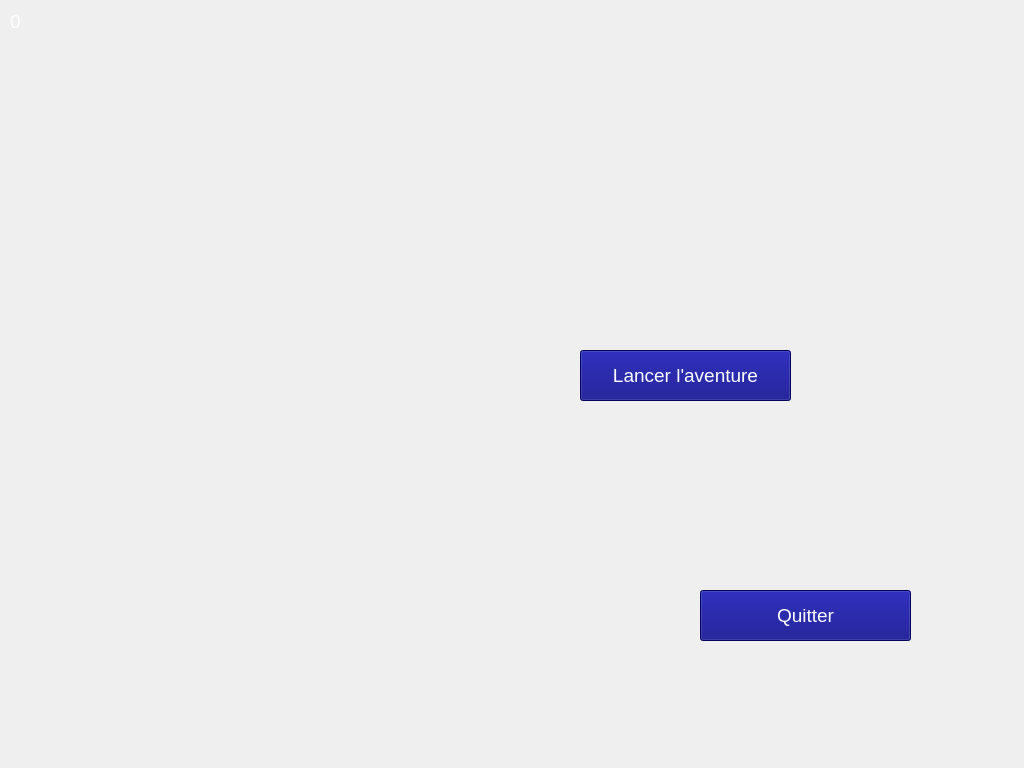
<?xml version="1.0" encoding="UTF-8"?>
<ui version="4.0">
 <class>MainWindow</class>
 <widget class="QMainWindow" name="MainWindow">
  <property name="geometry">
   <rect>
    <x>0</x>
    <y>0</y>
    <width>1024</width>
    <height>768</height>
   </rect>
  </property>
  <property name="minimumSize">
   <size>
    <width>1024</width>
    <height>768</height>
   </size>
  </property>
  <property name="maximumSize">
   <size>
    <width>1024</width>
    <height>768</height>
   </size>
  </property>
  <property name="windowTitle">
   <string>MainWindow</string>
  </property>
  <widget class="QWidget" name="centralWidget">
   <widget class="QLabel" name="label">
    <property name="geometry">
     <rect>
      <x>0</x>
      <y>0</y>
      <width>1024</width>
      <height>768</height>
     </rect>
    </property>
    <property name="text">
     <string/>
    </property>
    <property name="pixmap">
     <pixmap resource="images.qrc">:/case3.png</pixmap>
    </property>
   </widget>
   <widget class="QLabel" name="bonhomme">
    <property name="geometry">
     <rect>
      <x>800</x>
      <y>570</y>
      <width>65</width>
      <height>100</height>
     </rect>
    </property>
    <property name="autoFillBackground">
     <bool>false</bool>
    </property>
    <property name="text">
     <string/>
    </property>
    <property name="pixmap">
     <pixmap resource="images.qrc">:/bonhomme.png</pixmap>
    </property>
    <property name="scaledContents">
     <bool>true</bool>
    </property>
   </widget>
   <widget class="QLabel" name="textePage">
    <property name="geometry">
     <rect>
      <x>10</x>
      <y>10</y>
      <width>671</width>
      <height>461</height>
     </rect>
    </property>
    <property name="palette">
     <palette>
      <active>
       <colorrole role="WindowText">
        <brush brushstyle="SolidPattern">
         <color alpha="255">
          <red>255</red>
          <green>255</green>
          <blue>255</blue>
         </color>
        </brush>
       </colorrole>
      </active>
      <inactive>
       <colorrole role="WindowText">
        <brush brushstyle="SolidPattern">
         <color alpha="255">
          <red>255</red>
          <green>255</green>
          <blue>255</blue>
         </color>
        </brush>
       </colorrole>
      </inactive>
      <disabled>
       <colorrole role="WindowText">
        <brush brushstyle="SolidPattern">
         <color alpha="255">
          <red>120</red>
          <green>120</green>
          <blue>120</blue>
         </color>
        </brush>
       </colorrole>
      </disabled>
     </palette>
    </property>
    <property name="font">
     <font>
      <pointsize>14</pointsize>
     </font>
    </property>
    <property name="text">
     <string>0</string>
    </property>
    <property name="textFormat">
     <enum>Qt::AutoText</enum>
    </property>
    <property name="alignment">
     <set>Qt::AlignLeading|Qt::AlignLeft|Qt::AlignTop</set>
    </property>
   </widget>
   <widget class="QPushButton" name="button">
    <property name="geometry">
     <rect>
      <x>580</x>
      <y>350</y>
      <width>211</width>
      <height>51</height>
     </rect>
    </property>
    <property name="palette">
     <palette>
      <active>
       <colorrole role="WindowText">
        <brush brushstyle="SolidPattern">
         <color alpha="255">
          <red>255</red>
          <green>255</green>
          <blue>255</blue>
         </color>
        </brush>
       </colorrole>
       <colorrole role="Button">
        <brush brushstyle="SolidPattern">
         <color alpha="255">
          <red>0</red>
          <green>0</green>
          <blue>127</blue>
         </color>
        </brush>
       </colorrole>
       <colorrole role="Light">
        <brush brushstyle="SolidPattern">
         <color alpha="255">
          <red>0</red>
          <green>0</green>
          <blue>127</blue>
         </color>
        </brush>
       </colorrole>
       <colorrole role="Midlight">
        <brush brushstyle="SolidPattern">
         <color alpha="255">
          <red>0</red>
          <green>0</green>
          <blue>127</blue>
         </color>
        </brush>
       </colorrole>
       <colorrole role="Dark">
        <brush brushstyle="SolidPattern">
         <color alpha="255">
          <red>0</red>
          <green>0</green>
          <blue>0</blue>
         </color>
        </brush>
       </colorrole>
       <colorrole role="Mid">
        <brush brushstyle="SolidPattern">
         <color alpha="255">
          <red>0</red>
          <green>0</green>
          <blue>0</blue>
         </color>
        </brush>
       </colorrole>
       <colorrole role="Text">
        <brush brushstyle="SolidPattern">
         <color alpha="255">
          <red>255</red>
          <green>255</green>
          <blue>255</blue>
         </color>
        </brush>
       </colorrole>
       <colorrole role="ButtonText">
        <brush brushstyle="SolidPattern">
         <color alpha="255">
          <red>255</red>
          <green>255</green>
          <blue>255</blue>
         </color>
        </brush>
       </colorrole>
       <colorrole role="Base">
        <brush brushstyle="SolidPattern">
         <color alpha="255">
          <red>0</red>
          <green>0</green>
          <blue>127</blue>
         </color>
        </brush>
       </colorrole>
       <colorrole role="Window">
        <brush brushstyle="SolidPattern">
         <color alpha="255">
          <red>0</red>
          <green>0</green>
          <blue>127</blue>
         </color>
        </brush>
       </colorrole>
      </active>
      <inactive>
       <colorrole role="WindowText">
        <brush brushstyle="SolidPattern">
         <color alpha="255">
          <red>255</red>
          <green>255</green>
          <blue>255</blue>
         </color>
        </brush>
       </colorrole>
       <colorrole role="Button">
        <brush brushstyle="SolidPattern">
         <color alpha="255">
          <red>0</red>
          <green>0</green>
          <blue>127</blue>
         </color>
        </brush>
       </colorrole>
       <colorrole role="Light">
        <brush brushstyle="SolidPattern">
         <color alpha="255">
          <red>0</red>
          <green>0</green>
          <blue>127</blue>
         </color>
        </brush>
       </colorrole>
       <colorrole role="Midlight">
        <brush brushstyle="SolidPattern">
         <color alpha="255">
          <red>0</red>
          <green>0</green>
          <blue>127</blue>
         </color>
        </brush>
       </colorrole>
       <colorrole role="Dark">
        <brush brushstyle="SolidPattern">
         <color alpha="255">
          <red>0</red>
          <green>0</green>
          <blue>0</blue>
         </color>
        </brush>
       </colorrole>
       <colorrole role="Mid">
        <brush brushstyle="SolidPattern">
         <color alpha="255">
          <red>0</red>
          <green>0</green>
          <blue>0</blue>
         </color>
        </brush>
       </colorrole>
       <colorrole role="Text">
        <brush brushstyle="SolidPattern">
         <color alpha="255">
          <red>255</red>
          <green>255</green>
          <blue>255</blue>
         </color>
        </brush>
       </colorrole>
       <colorrole role="ButtonText">
        <brush brushstyle="SolidPattern">
         <color alpha="255">
          <red>255</red>
          <green>255</green>
          <blue>255</blue>
         </color>
        </brush>
       </colorrole>
       <colorrole role="Base">
        <brush brushstyle="SolidPattern">
         <color alpha="255">
          <red>0</red>
          <green>0</green>
          <blue>127</blue>
         </color>
        </brush>
       </colorrole>
       <colorrole role="Window">
        <brush brushstyle="SolidPattern">
         <color alpha="255">
          <red>0</red>
          <green>0</green>
          <blue>127</blue>
         </color>
        </brush>
       </colorrole>
      </inactive>
      <disabled>
       <colorrole role="WindowText">
        <brush brushstyle="SolidPattern">
         <color alpha="255">
          <red>255</red>
          <green>255</green>
          <blue>255</blue>
         </color>
        </brush>
       </colorrole>
       <colorrole role="Button">
        <brush brushstyle="SolidPattern">
         <color alpha="255">
          <red>0</red>
          <green>0</green>
          <blue>127</blue>
         </color>
        </brush>
       </colorrole>
       <colorrole role="Light">
        <brush brushstyle="SolidPattern">
         <color alpha="255">
          <red>0</red>
          <green>0</green>
          <blue>127</blue>
         </color>
        </brush>
       </colorrole>
       <colorrole role="Midlight">
        <brush brushstyle="SolidPattern">
         <color alpha="255">
          <red>0</red>
          <green>0</green>
          <blue>127</blue>
         </color>
        </brush>
       </colorrole>
       <colorrole role="Dark">
        <brush brushstyle="SolidPattern">
         <color alpha="255">
          <red>0</red>
          <green>0</green>
          <blue>0</blue>
         </color>
        </brush>
       </colorrole>
       <colorrole role="Mid">
        <brush brushstyle="SolidPattern">
         <color alpha="255">
          <red>0</red>
          <green>0</green>
          <blue>0</blue>
         </color>
        </brush>
       </colorrole>
       <colorrole role="Text">
        <brush brushstyle="SolidPattern">
         <color alpha="255">
          <red>255</red>
          <green>255</green>
          <blue>255</blue>
         </color>
        </brush>
       </colorrole>
       <colorrole role="ButtonText">
        <brush brushstyle="SolidPattern">
         <color alpha="255">
          <red>255</red>
          <green>255</green>
          <blue>255</blue>
         </color>
        </brush>
       </colorrole>
       <colorrole role="Base">
        <brush brushstyle="SolidPattern">
         <color alpha="255">
          <red>0</red>
          <green>0</green>
          <blue>127</blue>
         </color>
        </brush>
       </colorrole>
       <colorrole role="Window">
        <brush brushstyle="SolidPattern">
         <color alpha="255">
          <red>0</red>
          <green>0</green>
          <blue>127</blue>
         </color>
        </brush>
       </colorrole>
      </disabled>
     </palette>
    </property>
    <property name="font">
     <font>
      <pointsize>14</pointsize>
     </font>
    </property>
    <property name="autoFillBackground">
     <bool>false</bool>
    </property>
    <property name="styleSheet">
     <string notr="true">background-color: rgb(0, 0, 127);
color: rgb(255, 255, 255);</string>
    </property>
    <property name="text">
     <string>Lancer l'aventure</string>
    </property>
   </widget>
   <widget class="QPushButton" name="butquitter">
    <property name="enabled">
     <bool>true</bool>
    </property>
    <property name="geometry">
     <rect>
      <x>700</x>
      <y>590</y>
      <width>211</width>
      <height>51</height>
     </rect>
    </property>
    <property name="palette">
     <palette>
      <active>
       <colorrole role="WindowText">
        <brush brushstyle="SolidPattern">
         <color alpha="255">
          <red>255</red>
          <green>255</green>
          <blue>255</blue>
         </color>
        </brush>
       </colorrole>
       <colorrole role="Button">
        <brush brushstyle="SolidPattern">
         <color alpha="255">
          <red>0</red>
          <green>0</green>
          <blue>127</blue>
         </color>
        </brush>
       </colorrole>
       <colorrole role="Light">
        <brush brushstyle="SolidPattern">
         <color alpha="255">
          <red>0</red>
          <green>0</green>
          <blue>127</blue>
         </color>
        </brush>
       </colorrole>
       <colorrole role="Midlight">
        <brush brushstyle="SolidPattern">
         <color alpha="255">
          <red>0</red>
          <green>0</green>
          <blue>127</blue>
         </color>
        </brush>
       </colorrole>
       <colorrole role="Dark">
        <brush brushstyle="SolidPattern">
         <color alpha="255">
          <red>0</red>
          <green>0</green>
          <blue>0</blue>
         </color>
        </brush>
       </colorrole>
       <colorrole role="Mid">
        <brush brushstyle="SolidPattern">
         <color alpha="255">
          <red>0</red>
          <green>0</green>
          <blue>0</blue>
         </color>
        </brush>
       </colorrole>
       <colorrole role="Text">
        <brush brushstyle="SolidPattern">
         <color alpha="255">
          <red>255</red>
          <green>255</green>
          <blue>255</blue>
         </color>
        </brush>
       </colorrole>
       <colorrole role="ButtonText">
        <brush brushstyle="SolidPattern">
         <color alpha="255">
          <red>255</red>
          <green>255</green>
          <blue>255</blue>
         </color>
        </brush>
       </colorrole>
       <colorrole role="Base">
        <brush brushstyle="SolidPattern">
         <color alpha="255">
          <red>0</red>
          <green>0</green>
          <blue>127</blue>
         </color>
        </brush>
       </colorrole>
       <colorrole role="Window">
        <brush brushstyle="SolidPattern">
         <color alpha="255">
          <red>0</red>
          <green>0</green>
          <blue>127</blue>
         </color>
        </brush>
       </colorrole>
      </active>
      <inactive>
       <colorrole role="WindowText">
        <brush brushstyle="SolidPattern">
         <color alpha="255">
          <red>255</red>
          <green>255</green>
          <blue>255</blue>
         </color>
        </brush>
       </colorrole>
       <colorrole role="Button">
        <brush brushstyle="SolidPattern">
         <color alpha="255">
          <red>0</red>
          <green>0</green>
          <blue>127</blue>
         </color>
        </brush>
       </colorrole>
       <colorrole role="Light">
        <brush brushstyle="SolidPattern">
         <color alpha="255">
          <red>0</red>
          <green>0</green>
          <blue>127</blue>
         </color>
        </brush>
       </colorrole>
       <colorrole role="Midlight">
        <brush brushstyle="SolidPattern">
         <color alpha="255">
          <red>0</red>
          <green>0</green>
          <blue>127</blue>
         </color>
        </brush>
       </colorrole>
       <colorrole role="Dark">
        <brush brushstyle="SolidPattern">
         <color alpha="255">
          <red>0</red>
          <green>0</green>
          <blue>0</blue>
         </color>
        </brush>
       </colorrole>
       <colorrole role="Mid">
        <brush brushstyle="SolidPattern">
         <color alpha="255">
          <red>0</red>
          <green>0</green>
          <blue>0</blue>
         </color>
        </brush>
       </colorrole>
       <colorrole role="Text">
        <brush brushstyle="SolidPattern">
         <color alpha="255">
          <red>255</red>
          <green>255</green>
          <blue>255</blue>
         </color>
        </brush>
       </colorrole>
       <colorrole role="ButtonText">
        <brush brushstyle="SolidPattern">
         <color alpha="255">
          <red>255</red>
          <green>255</green>
          <blue>255</blue>
         </color>
        </brush>
       </colorrole>
       <colorrole role="Base">
        <brush brushstyle="SolidPattern">
         <color alpha="255">
          <red>0</red>
          <green>0</green>
          <blue>127</blue>
         </color>
        </brush>
       </colorrole>
       <colorrole role="Window">
        <brush brushstyle="SolidPattern">
         <color alpha="255">
          <red>0</red>
          <green>0</green>
          <blue>127</blue>
         </color>
        </brush>
       </colorrole>
      </inactive>
      <disabled>
       <colorrole role="WindowText">
        <brush brushstyle="SolidPattern">
         <color alpha="255">
          <red>255</red>
          <green>255</green>
          <blue>255</blue>
         </color>
        </brush>
       </colorrole>
       <colorrole role="Button">
        <brush brushstyle="SolidPattern">
         <color alpha="255">
          <red>0</red>
          <green>0</green>
          <blue>127</blue>
         </color>
        </brush>
       </colorrole>
       <colorrole role="Light">
        <brush brushstyle="SolidPattern">
         <color alpha="255">
          <red>0</red>
          <green>0</green>
          <blue>127</blue>
         </color>
        </brush>
       </colorrole>
       <colorrole role="Midlight">
        <brush brushstyle="SolidPattern">
         <color alpha="255">
          <red>0</red>
          <green>0</green>
          <blue>127</blue>
         </color>
        </brush>
       </colorrole>
       <colorrole role="Dark">
        <brush brushstyle="SolidPattern">
         <color alpha="255">
          <red>0</red>
          <green>0</green>
          <blue>0</blue>
         </color>
        </brush>
       </colorrole>
       <colorrole role="Mid">
        <brush brushstyle="SolidPattern">
         <color alpha="255">
          <red>0</red>
          <green>0</green>
          <blue>0</blue>
         </color>
        </brush>
       </colorrole>
       <colorrole role="Text">
        <brush brushstyle="SolidPattern">
         <color alpha="255">
          <red>255</red>
          <green>255</green>
          <blue>255</blue>
         </color>
        </brush>
       </colorrole>
       <colorrole role="ButtonText">
        <brush brushstyle="SolidPattern">
         <color alpha="255">
          <red>255</red>
          <green>255</green>
          <blue>255</blue>
         </color>
        </brush>
       </colorrole>
       <colorrole role="Base">
        <brush brushstyle="SolidPattern">
         <color alpha="255">
          <red>0</red>
          <green>0</green>
          <blue>127</blue>
         </color>
        </brush>
       </colorrole>
       <colorrole role="Window">
        <brush brushstyle="SolidPattern">
         <color alpha="255">
          <red>0</red>
          <green>0</green>
          <blue>127</blue>
         </color>
        </brush>
       </colorrole>
      </disabled>
     </palette>
    </property>
    <property name="font">
     <font>
      <pointsize>14</pointsize>
     </font>
    </property>
    <property name="autoFillBackground">
     <bool>false</bool>
    </property>
    <property name="styleSheet">
     <string notr="true">background-color: rgb(0, 0, 127);
color: rgb(255, 255, 255);</string>
    </property>
    <property name="text">
     <string>Quitter</string>
    </property>
   </widget>
  </widget>
 </widget>
 <layoutdefault spacing="6" margin="11"/>
 <resources>
  <include location="images.qrc"/>
 </resources>
 <connections/>
</ui>
